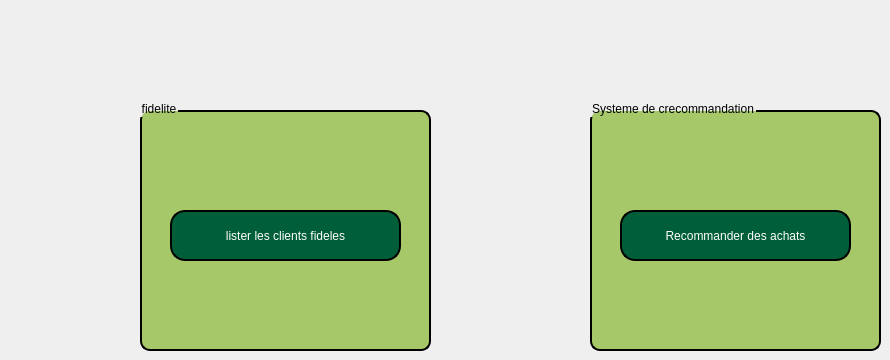
       <widget class="QWidget" name="tab_9">
        <attribute name="title">
         <string>Tab 2</string>
        </attribute>
        <widget class="QGroupBox" name="groupBox_6">
         <property name="geometry">
          <rect>
           <x>140</x>
           <y>100</y>
           <width>291</width>
           <height>251</height>
          </rect>
         </property>
         <property name="styleSheet">
          <string notr="true">QGroupBox {
    background-color: #a6c868;     /* Set background color to white */
    border: 2px solid;   /* Set border color */
    border-radius: 10px;         /* Rounded corners */
    margin-top: 10px;            /* Space for the title */
    padding: 10px;               /* Padding inside the box */
}</string>
         </property>
         <property name="title">
          <string>fidelite</string>
         </property>
         <widget class="QPushButton" name="pushButton_29">
          <property name="geometry">
           <rect>
            <x>30</x>
            <y>110</y>
            <width>231</width>
            <height>51</height>
           </rect>
          </property>
          <property name="styleSheet">
           <string notr="true">QPushButton {
    color: white;                      /* Text color */
    border: 2px solid black;         /* Border width and color */
    border-radius: 15px;              /* Round the corners */
    background-color: #005e38;        /* Optional: Set a background color */
    padding: 10px 20px;               /* Add padding for better aesthetics */
}

QPushButton:hover {
    background-color: #45a049;        /* Change background color on hover */
}

QPushButton:pressed {
    background-color: #3e8e41;        /* Change background color when pressed */
}</string>
          </property>
          <property name="text">
           <string>lister les clients fideles</string>
          </property>
         </widget>
        </widget>
        <widget class="QGroupBox" name="groupBox_7">
         <property name="geometry">
          <rect>
           <x>590</x>
           <y>100</y>
           <width>291</width>
           <height>251</height>
          </rect>
         </property>
         <property name="styleSheet">
          <string notr="true">QGroupBox {
    background-color: #a6c868;     /* Set background color to white */
    border: 2px solid;   /* Set border color */
    border-radius: 10px;         /* Rounded corners */
    margin-top: 10px;            /* Space for the title */
    padding: 10px;               /* Padding inside the box */
}</string>
         </property>
         <property name="title">
          <string>Systeme de crecommandation</string>
         </property>
         <widget class="QPushButton" name="pushButton_30">
          <property name="geometry">
           <rect>
            <x>30</x>
            <y>110</y>
            <width>231</width>
            <height>51</height>
           </rect>
          </property>
          <property name="styleSheet">
           <string notr="true">QPushButton {
    color: white;                      /* Text color */
    border: 2px solid black;         /* Border width and color */
    border-radius: 15px;              /* Round the corners */
    background-color: #005e38;        /* Optional: Set a background color */
    padding: 10px 20px;               /* Add padding for better aesthetics */
}

QPushButton:hover {
    background-color: #45a049;        /* Change background color on hover */
}

QPushButton:pressed {
    background-color: #3e8e41;        /* Change background color when pressed */
}</string>
          </property>
          <property name="text">
           <string>Recommander des achats</string>
          </property>
         </widget>
        </widget>
       </widget>
